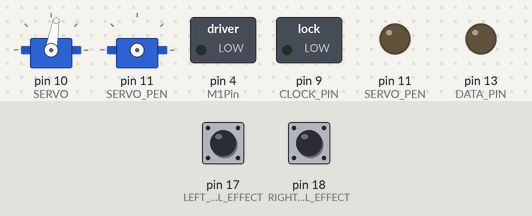
Bench run of a sketch on a simulated Arduino Uno, built with avr-gcc and run on an emulated ATmega328P. On the bench: 2 × servo, switched loads named in the sketch (green lamp = pin HIGH), output pins drawn as LEDs (lit = HIGH). The inputs (shaded band) are chosen by the test bench; at power-on: pin 17 (LEFT_HALL_EFFECT) HIGH, pin 18 (RIGHT_HALL_EFFECT) HIGH. Pins used as bus, display or sensor lines are not drawn.

Above: at 0.16 s.
Timing chart, 0 to 1.8 s (numbered marks = the images above):
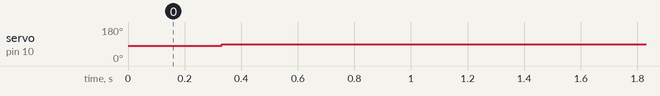

The sketch:

keepAlignedTest.ino.ino
```cpp
#include <Servo.h>
#include <math.h>

// shift registers pins
#define REG_INPUT_LEVER1 10
#define REG_INPUT_LEVER2 11

#define SW1 12
#define SW2 13
#define SW3 14
#define SW4 15

#define GREEN_LED 8
#define RED_LED 9

#define BUZZER 0
#define TRIG 7

#define RS 1
#define E 2
#define D4 3
#define D5 4
#define D6 5
#define D7 6


/**********************************************
   MASTER PIN ASSIGNMENTS
 **********************************************/

#define LEFT_HALL_EFFECT 17 //a3
#define RIGHT_HALL_EFFECT 18 //a4
#define LM35 A5
#define COMMON_INPUT_PIN 2
//#define TRIG 3
#define ECHO 8
#define CLOCK_PIN 9
#define SERVO 10
#define SERVO_PEN 11
#define LATCH_PIN 12
#define DATA_PIN 13

/**********************************************
   variable to determine the functionality of the robot
 **********************************************/
unsigned char mode; // 1 for pf1 - 2 for pf2 - 3 for af
unsigned char mask = 0;
#define PF1 1
#define PF2 2
#define AF 3
/**********************************************
   GLOBAL VARIABLES FOR THE ULTRASONIC SENSOR AND SERVO
 **********************************************/
Servo myservo;
float rightDistance;
float leftDistance;
float currentDistance;

Servo penservo;
/**********************************************
   CONSTANTS FOR THE MOTOR SHIELD
 **********************************************/
const float radius = 3.25 / 2; // assuming the radius is the same for two wheels
const int numOfMotors = 2;

// distance of an object in front of the robot that indicates
// when the robot should stop and slow down
const int TOO_CLOSE = 20;
const int SLOW_DOWN = 75 + 2 * M_PI * radius; // 50cm + circumference

//individual motors of the motor shield
// using struct to store infor about two motors and control them
// get help from: https://www.dfrobot.com/wiki/index.php/2A_Motor_Shield_For_Arduino_Twin)_(SKU:DRI0017)

boolean flag = true;

typedef struct
{
  const int enPin;
  const int directionPin;
  const int sensorPin;

  float RPM;
  float Speed;

  const int timeout; //  in millis

  int prev_Reading;
  int rotationCounter;
  unsigned long prev_Millis;
  const unsigned long debounce_Millis;
} MotorContrl; // define this struct as a new type called MotorControl

int E1Pin = 5;
int M1Pin = 4;
int E2Pin = 6;
int M2Pin = 7;

// initialize two motors
// E1 and M1 are right wheel, E2 and M2 are left wheel

MotorContrl Motors[] = {
  {E1Pin, M1Pin, RIGHT_HALL_EFFECT, 0, 0, 5000, 1, 0, 0, 30},
  {E2Pin, M2Pin, LEFT_HALL_EFFECT, 0, 0, 5000, 1, 0, 0, 30},
}; // create an array of MotorControl objects and initialize them 0

const int FORWARD = LOW;
const int BACKWARD = HIGH;
const unsigned char RIGHT_MOTOR = 0;
const unsigned char LEFT_MOTOR = 1;

// unsigned long bitPattern = 1<<17;
unsigned long bitPattern = 0x0c00; //pins 11&10 are the lever sensor and are interupt inabled
unsigned char numOfBits = 16;

unsigned char sw1;
unsigned char sw2;
unsigned char sw3;
unsigned char sw4;
unsigned char interrupt = 0;

void setup()
{
  Serial.begin(9600);

  //setup the servo motor, lm35, and the ultrasonic sensor

  pinMode(LM35, INPUT);   // Set LM35 to input
  pinMode(ECHO, INPUT);   // Set ECHO to input
  pinMode(TRIG, OUTPUT);  // Set TRIG to output
  pinMode(SERVO, OUTPUT); // Set SERVO to output
  pinMode(SERVO_PEN, OUTPUT); // Set SERVO_PEN to output

  pinMode(RIGHT_HALL_EFFECT, INPUT);
  pinMode(LEFT_HALL_EFFECT, INPUT);

  //attach servo to pin D9 and st its start postion to 90
  myservo.attach(SERVO);
  myservo.write(80); //needs to be called twice
  delay(330);
  myservo.write(90);
  delay(330);
  penservo.attach(SERVO_PEN);
  penservo.write(0);
  delay(330);
  pinMode(M1Pin, OUTPUT);
  pinMode(M2Pin, OUTPUT);

  //LCD & shift register STUFF********************************************

  pinMode(LATCH_PIN, OUTPUT);
  pinMode(CLOCK_PIN, OUTPUT);
  pinMode(DATA_PIN, OUTPUT);
  pinMode(COMMON_INPUT_PIN, INPUT);
  delay(1000);

  align();
  delay(3000);


}

void loop()
{
  keepAligned(240, FORWARD, FORWARD);
}

/**************************************************************************************************************************************************************************************
   FUNCTIONS TO CHANGE MODE AND ISR
 **************************************************************************************************************************************************************************************/
unsigned char setMode()
{
  if (sw1)
    return PF1;
  if (sw2)
    return PF2;
  if (sw3)
    return AF;
  return 0;
}


/**************************************************************************************************************************************************************************************
   LIBRARY FUNCTIONS FOR THE MOTOR
 **************************************************************************************************************************************************************************************/
//ALLIGNS THE TWO WHEELS SO THAT THE HALL EFFEC SENSORS ARE IN THE SAME POSITION S
void align()
{

  int lastRh = digitalRead(RIGHT_HALL_EFFECT);
  int lastLh = digitalRead(LEFT_HALL_EFFECT);
  int rh;
  int lh;
  setMotorDirection(RIGHT_MOTOR, FORWARD);
  setMotorDirection(LEFT_MOTOR, FORWARD);
  bool falling_left = false;
  bool falling_right = false;

  do
  {

    analogWrite(Motors[RIGHT_MOTOR].enPin, 90);
    analogWrite(Motors[LEFT_MOTOR].enPin, 90);

    rh = digitalRead(RIGHT_HALL_EFFECT);
    lh = digitalRead(LEFT_HALL_EFFECT);

    if ( (rh == LOW && lastRh == HIGH) || falling_right ) {
      analogWrite(Motors[RIGHT_MOTOR].enPin, 0);
      falling_right = true;
    }

    if ( (lh == LOW && lastLh == HIGH) || falling_left) {
      analogWrite(Motors[LEFT_MOTOR].enPin, 0);
      falling_left = true;
    }


    lastRh = rh;
    lastLh = lh;

  } while (!falling_left || !falling_right); // at least one of them is not aligned


}
/**
   @params:
          radius of the wheel in cm
   @return:
          speed in cm/sec
*/
float rpmToSpeed(float rpm, float r)
{
  return rpm * 2 * M_PI * r / 60;
}

void initializeMotor()
{
  for (int i = 0; i < numOfMotors; i++)
  {
    digitalWrite(Motors[i].enPin, LOW);
    pinMode(Motors[i].directionPin, OUTPUT);
    pinMode(Motors[i].enPin, OUTPUT);
  }
}

void resetRPMAndSpeed(int motorNum)
{
  Motors[motorNum].RPM = 0;
  Motors[motorNum].Speed = 0;
  Motors[motorNum].prev_Reading = 1;
  Motors[motorNum].rotationCounter = 0;
  Motors[motorNum].prev_Millis = 0;
}

/**void
   @params:
          motorNum, a number represents the motor whose speed is going to be set
          0 is the right motor, and 1 is the left one.

          direction, either FORWARD or BACKWARD
*/
void setMotorDirection(int motorNum, int directionM)
{
  digitalWrite(Motors[motorNum].directionPin, directionM);
}

//accelerometer
//02/21/18
/**
   keeps the wheels aligned takes the direction on l and r motors
*/
unsigned long keepAligned(int PWM, int rd, int ld)
{

  int lastRh = digitalRead(RIGHT_HALL_EFFECT);
  int lastLh = digitalRead(LEFT_HALL_EFFECT);
  int rh;
  int lh;
  setMotorDirection(RIGHT_MOTOR, rd);
  setMotorDirection(LEFT_MOTOR, ld);
  bool falling_left = false;
  bool falling_right = false;

  unsigned long period = millis();
  do
  {

    analogWrite(Motors[RIGHT_MOTOR].enPin, PWM);
    analogWrite(Motors[LEFT_MOTOR].enPin, PWM);

    rh = digitalRead(RIGHT_HALL_EFFECT);
    lh = digitalRead(LEFT_HALL_EFFECT);

    if ( (rh == LOW && lastRh == HIGH) || falling_right ) {
      analogWrite(Motors[RIGHT_MOTOR].enPin, 0);
      falling_right = true;
    }

    if ( (lh == LOW && lastLh == HIGH) || falling_left) {
      analogWrite(Motors[LEFT_MOTOR].enPin, 0);
      falling_left = true;
    }


    lastRh = rh;
    lastLh = lh;

  } while (!falling_left || !falling_right); // at least one of them is not aligned


  period = millis() - period;
  return period;
}
```

Measured:
- by itself, servo on pin 10 (SERVO): 80° → 90° at 0.33 s
